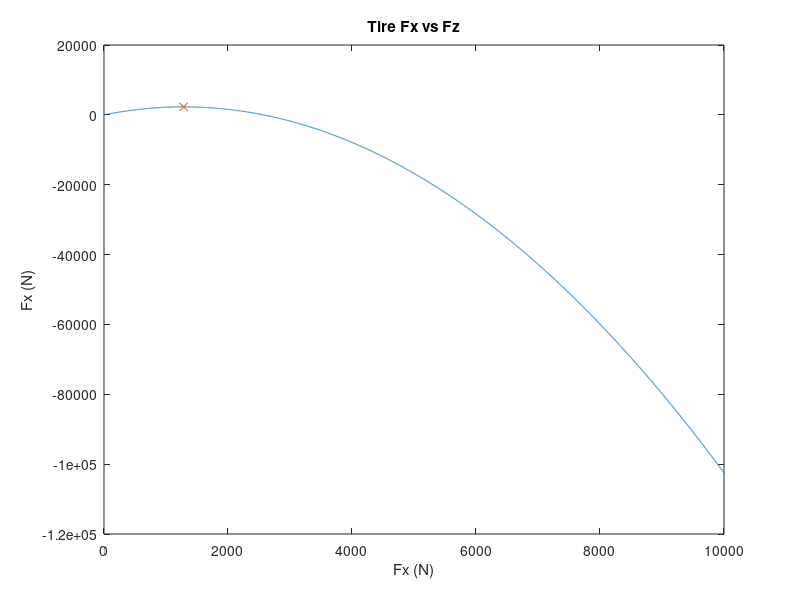

Write MATLAB code to recreate this figure. (Note: this script raises an error after producing the figure.)
x = 0:10000;
fx = -0.001379 * x .^ 2 + 3.542 * x + 7.922;
[fxmax, fxmaxI] = max(fx);
plot(x, fx)
hold on
plot(fxmaxI, fxmax, 'x')
title('Tire Fx vs Fz');
xlabel('Fx (N)');
ylabel('Fx (N)');



frontTrack = 1215E-3;
wheelBase = 1530E-3;
% brakeBias = .53;
pedalRatio = 7.1875;
frontBore = 20.6E-3;% AP Racing CP4400-93 PRM 135 E 
rearBore = 23.8E-3; % AP Racing CP4400-95 PRM 135 E 
frontCylinderArea = (frontBore ./ 2) .^ 2 .* pi;
rearCylinderArea = (rearBore ./ 2) .^ 2 .* pi;
g = 9.81;
mass = 76.5454 + 93.27 + 68;
rearBrakeCaliperArea = pi * (1 .* 25.4 .* 1E-3) ^ 2 ./ 4;% Wilwood PS-1 
frontBrakeCaliperArea = pi * (1.25 .* 25.4 .* 1E-3) ^ 2 ./ 4;% Wilwood GP200 
brakeradius = 74.5E-3;
rearBrakeRadius = 66.93E-3+ (12.36E-3 ./ 2);
frontBrakeRadius = (70.52E-3 + 86.43E-3) ./ 2;
brakePadFriction = 0.4;
loadedTireRadius = 416.56E-3 ./2 ;


cgHeight = 198E-3;
maxDecel = 1.57;

rearWeightTransfer = cgHeight .* mass .* -maxDecel ./ wheelBase;
rearWeightBrake = mass .* g .* (1 - .5086) + rearWeightTransfer .* g;
frontWeightBrake = mass .* g .* .5086 - rearWeightTransfer .* g;
FXrear = (0.5 * (-0.001379*(rearWeightBrake .* 0.224809).^2 + 3.542 * (rearWeightBrake .* 0.224809) + 7.922)) ./ 0.224809; % equation in lbf so convert to lbf and back to N, 0.5 scaling factor to convert the sandpaper roller data to asphalt
FXfront = (0.5 * (-0.001379*(frontWeightBrake .* 0.224809).^2 + 3.542* (frontWeightBrake .* 0.224809) + 7.922)) ./ 0.224809; % equation in lbf so convert to lbf and back to N, 0.5 scaling factor to convert the sandpaper roller data to asphalt

totalDownForce = 383.02 + 435.68;
CoP = 0.870;
FrontDownforce = totalDownForce * (CoP ./ wheelBase);
RearDownforce = totalDownForce * (1 - (CoP ./ wheelBase));

FXrearAero = (0.5*(-0.001379*((rearWeightBrake + RearDownforce) .* 0.224809).^2 + 3.542* ((rearWeightBrake + RearDownforce) .* 0.224809) + 7.922)) ./ 0.224809  % equation in lbf so convert to lbf and back to N, 0.5 scaling factor to convert the sandpaper roller data to asphalt
FXfrontAero = (0.5*(-0.001379*((frontWeightBrake + FrontDownforce) .* 0.224809).^2 + 3.542* ((frontWeightBrake + FrontDownforce) .* 0.224809) + 7.922)) ./ 0.224809 % equation in lbf so convert to lbf and back to N, 0.5 scaling factor to convert the sandpaper roller data to asphalt
syms idealBias
inputForceAero = FXfrontAero .* (frontCylinderArea .* loadedTireRadius ./ (pedalRatio .* frontBrakeCaliperArea .* 2 .* frontBrakeRadius .* brakePadFriction)) .* (1 ./ idealBias) == FXrearAero .* (rearCylinderArea .* loadedTireRadius ./ (pedalRatio .* rearBrakeCaliperArea .* 2 .* rearBrakeRadius .* brakePadFriction)) .* (1 ./ (1 - idealBias))
inputForce = FXfront .* (frontCylinderArea .* loadedTireRadius ./ (pedalRatio .* frontBrakeCaliperArea .* 2 .* frontBrakeRadius .* brakePadFriction)) .* (1 ./ idealBias) == FXrear .* (rearCylinderArea .* loadedTireRadius ./ (pedalRatio .* rearBrakeCaliperArea .* 2 .* rearBrakeRadius .* brakePadFriction)) .* (1 ./ (1 - idealBias))

Saero = solve(inputForceAero) % ideal bias including aero effects
S = solve(inputForce) % ideal bias w/o aero effects

brakeBias = double(Saero)
% brakeBias = .53
brakeDecel = (FXrearAero + FXfrontAero) ./ (mass .* g)
brakePedalEffortPerGofStoppingForce = (1 ./ pedalRatio) .* (((brakeBias .* frontBrakeCaliperArea .* frontBrakeRadius)  ./  frontCylinderArea) + (((1 - brakeBias) .* rearBrakeCaliperArea .* rearBrakeRadius) ./ rearCylinderArea)) .^ -1 .* loadedTireRadius ./ (4 .* brakePadFriction) .* g .* mass

lockIN = brakeDecel .* brakePedalEffortPerGofStoppingForce
lockINRear = FXfrontAero .* 0.5 .* (frontCylinderArea .* loadedTireRadius ./ (pedalRatio .* frontBrakeCaliperArea .* 2 .* frontBrakeRadius .* brakePadFriction)) .* (1 ./ brakeBias) % 0.5 factor b/c FX for 2 wheel, and rest for 1 wheel
lockINFront = FXrearAero .* 0.5 .* (rearCylinderArea .* loadedTireRadius ./ (pedalRatio .* rearBrakeCaliperArea .* 2 .* rearBrakeRadius .* brakePadFriction)) .* (1 ./ (1 - brakeBias)) % 0.5 factor b/c FX for 2 wheel, and rest for 1 wheel

